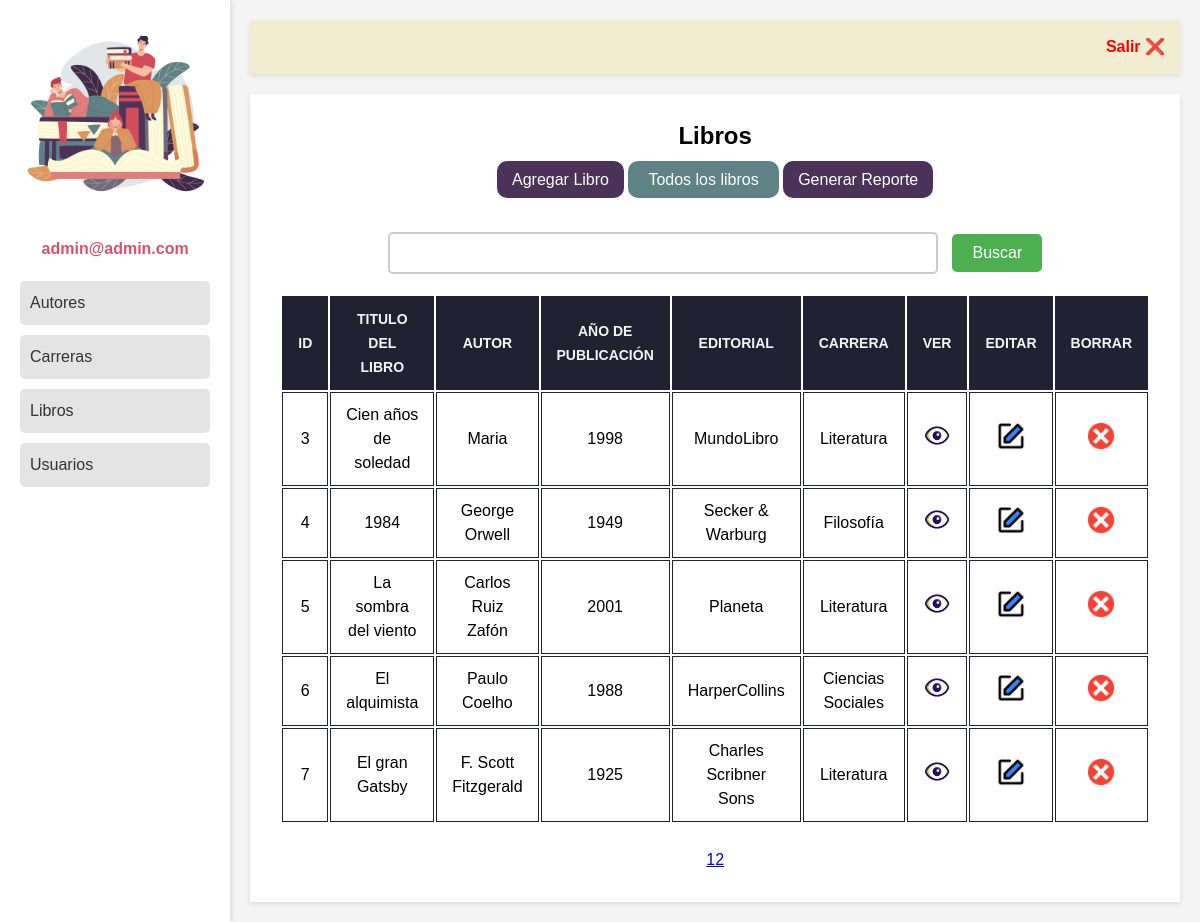
Page /libros.php (signed in) on the committed database.
### tables this page shows
CREATE TABLE `libros` (
  `ID_libro` int(5) NOT NULL,
  `titulo_libro` varchar(100) NOT NULL,
  `autor` int(10) NOT NULL,
  `anio` varchar(4) NOT NULL,
  `editorial` varchar(100) NOT NULL,
  `carrera` int(10) NOT NULL
);

CREATE TABLE `autores` (
  `ID_autor` int(11) NOT NULL,
  `nombre_autor` varchar(50) NOT NULL,
  `pais_autor` varchar(50) NOT NULL
);

CREATE TABLE `carreras` (
  `ID_carrera` int(10) NOT NULL,
  `nombre_carrera` varchar(50) NOT NULL
);

### libros.php (the view, shortened to what this page needs)
<!DOCTYPE html>
<html lang="es">
<head>
    <link rel="stylesheet" href="CSS/estilos.css">
</head>
<body>
    <div class="flex-container">
        <div class="sidebar">
            <?php
            include "utils/nav-bar.php"
            ?>
        </div>
        <div class="main-content">
            <header>
                <?php include "utils/header.php" ?>
            </header>
            <section class="dashboard">
                <div class="tittle-div">
                    <h1 class="title">Libros</h1>
                </div>
                <div class="btn">
                    <a class="add-user" href="agregar-libro.php">Agregar Libro</a>
                    <a class="btn-green" href="libros.php">Todos los libros</a>
                    <a class="add-user" href="reporte.php">Generar Reporte</a>
                </div>
                <div class="div-buscador">
                    <form action="libros.php" method="post">
                        <input class="buscador" type="text" name="buscar_titulo">
                        <button class="btn_buscar" name="buscar">Buscar</button>
                    </form>
                </div>
                <table class="tabla-usuarios">
                    <tr>
                        <th class="font-yellow">ID</th>
                        <th>titulo del libro</th>
                        <th>Autor</th>
                        <th>Año de publicación</th>
                        <th>Editorial</th>
                        <th>Carrera</th>
                        <th class="font-yellow">Ver</th>
                        <th class="font-yellow">Editar</th>
                        <th class="font-yello">Borrar</th>
                    </tr>
                    <?php
                    require "conn.php";
                    if (isset($_POST['buscar']) and $_POST['buscar_titulo']) {
                        $titulo = $_POST['buscar_titulo'];
                        $todos = "SELECT * FROM libros INNER JOIN autores ON libros.autor = autores.ID_autor
                            INNER JOIN carreras ON libros.carrera = carreras.ID_carrera WHERE titulo_libro Like '%$titulo%' ";
                        $resultado = mysqli_query($conectar, $todos);
                        while ($fila = $resultado->fetch_array()) {
                    ?>
                            <tr>
                                <td><?php echo $fila["ID_libro"] ?></td>
                                <td><?php echo $fila["titulo_libro"] ?></td>
                                <td><?php echo $fila["nombre_autor"] ?></td>
                                <td><?php echo $fila["anio"] ?></td>
                                <td><?php echo $fila["editorial"] ?></td>
                                <td><?php echo $fila["nombre_carrera"] ?></td>
                                <td><a href="ver-libro.php?id=<?php echo $fila["ID_libro"]; ?>"><img class="img-tabla" src="img/see-icon.png" alt=""></a></td>
                                <td><a href="editar-libro.php?id=<?php echo $fila["ID_libro"]; ?> "><img class="img-tabla" src="img/editar.png" alt=""></a></td>
                                <td><a href="#" onClick="validarDelete('eliminar.php?id=<?php echo $fila["ID_libro"]; ?>&tabla=libros')">
                                        <img class="img-tabla" src="img/eliminar.png" alt="">
                                    </a></td>
                            </tr>
                        <?php
                        }
                        if ($resultado->num_rows == 0) {
                        ?>
                            <tr>
                                <td class="alerta" colspan="9">NO HAY RESULTADOS</td>
                            </tr>
                    <?php
                        }
                    } else {
                        $por_pagina = 5;
                        if (isset($_GET['pagina'])) {
                            $pagina_actual = $_GET['pagina'];
                        } else {
                            $pagina_actual = 1;
                        }
                        $inicio = ($pagina_actual - 1) * $por_pagina;
                        $todos = "SELECT * FROM libros INNER JOIN autores ON libros.autor = autores.ID_autor
                        INNER JOIN carreras ON libros.carrera = carreras.ID_carrera LIMIT $inicio, $por_pagina";
                    $resultado = mysqli_query($conectar, $todos);
                    while ($fila = $resultado->fetch_array()) {
                ?>
                        <tr>
                            <td><?php echo $fila["ID_libro"] ?></td>
                            <td><?php echo $fila["titulo_libro"] ?></td>
                            <td><?php echo $fila["nombre_autor"] ?></td>
                            <td><?php echo $fila["anio"] ?></td>
                            <td><?php echo $fila["editorial"] ?></td>
                            <td><?php echo $fila["nombre_carrera"] ?></td>
                            <td><a href="ver-libro.php?id=<?php echo $fila["ID_libro"]; ?>"><img class="img-tabla" src="img/see-icon.png" alt=""></a></td>
                            <td><a href="editar-libro.php?id=<?php echo $fila["ID_libro"]; ?> "><img class="img-tabla" src="img/editar.png" alt=""></a></td>
                            <td><a href="#" onClick="validarDelete('eliminar.php?id=<?php echo $fila["ID_libro"]; ?>&tabla=libros')">
                                    <img class="img-tabla" src="img/eliminar.png" alt="">
                                </a></td>
                        </tr>
                    <?php
                    }
                    }
                    ?>
                </table>
<br>
                <div class="div-number">
                    <?php
                    $sql_total = "SELECT COUNT(*) as total FROM libros";
                    $resultado_total = mysqli_query($conectar, $sql_total);
                    $fila_total = $resultado_total -> fetch_assoc();
                    $total_registros = $fila_total['total'];
                    $total_paginas = ceil($total_registros / $por_pagina);
                    for ($i=1; $i <= $total_paginas ; $i++) {
                        echo "<a href='?paginas=$i'>$i</a>";
                    }
                    ?>
                </div>
            </section>
        </div>
    </div>
</body>
</html>

### CSS/estilos.css (style rules this page uses)
:root { --color1: #ccc; --colorWhite: #ffff; --colorBlack: #202131; --color2: #4A3259; --color3: #f2f4f6; --color4: #D9526B; --color5:#D98C5F; --color6: #5F8286; }
body { font-weight: 16px; line-height: 24px; }
* { margin: 0; padding: 0; box-sizing: border-box; font-family: Arial, Helvetica, sans-serif; }
.div-buscador { display: flex; justify-content: center; align-items: center; margin: 20px 0; }
.buscador { padding: 10px; font-size: 16px; border: 2px solid #ccc; border-radius: 5px; width: 550px; transition: all 0.3s ease; }
.btn_buscar { padding: 10px 20px; margin-left: 10px; font-size: 16px; background-color: #4CAF50; color: white; border: none; border-radius: 5px; cursor: pointer; transition: background-color 0.3s ease; }
.flex-container { display: flex; min-height: 100vh; background-color: #f4f4f4; }
.sidebar { width: 250px; background: var(--colorWhite); padding: 20px; box-shadow: 2px 0 5px rgba(0,0,0,0.1); }
.main-content { flex: 1; padding: 20px; }
.dashboard { display: flex; flex-direction: column; align-items: center; margin-top: 20px; background-color: var(--colorWhite); box-shadow: 0 2px 5px rgba(0,0,0,0.1); padding: 30px; }
.dashboard img { max-width: 100%; height: auto; }
.tabla-usuarios { width: 700px; font-family: Arial, Helvetica, sans-serif; background-color: var(--colorWhite); }
.tabla-usuarios th, td { padding: 10px 15px; border: 1px solid var(--colorBlack); text-align: center; }
.tabla-usuarios th { border-spacing: 5px; background-color: var(--colorBlack); color: var(--color3); text-transform: uppercase; font-size: 14px; font-weight: bold; text-align: center; }
.add-user { text-align: left; background-color: var(--color2); color: var(--colorWhite); border-radius: 10px; padding: 10px 15px; text-decoration: none; }
.img-tabla { width: 30px; text-align: center; }
.btn-green { background-color: var(--color6); color: white; padding: 10px 20px; border-radius: 10px; border: none; text-decoration: none; cursor: pointer; }
.btn { margin: 20px; text-align: left; align-items:end; }

### rows in the picture
libros: ID_libro "3", titulo_libro "Cien años de soledad", autor.nombre_autor "Maria", anio "1998", editorial "MundoLibro", carrera.nombre_carrera "Literatura"
libros: ID_libro "4", titulo_libro "1984", autor.nombre_autor "George Orwell", anio "1949", editorial "Secker & Warburg", carrera.nombre_carrera "Filosofía"
libros: ID_libro "5", titulo_libro "La sombra del viento", autor.nombre_autor "Carlos Ruiz Zafón", anio "2001", editorial "Planeta", carrera.nombre_carrera "Literatura"
libros: ID_libro "6", titulo_libro "El alquimista", autor.nombre_autor "Paulo Coelho", anio "1988", editorial "HarperCollins", carrera.nombre_carrera "Ciencias Sociales"
libros: ID_libro "7", titulo_libro "El gran Gatsby", autor.nombre_autor "F. Scott Fitzgerald", anio "1925", editorial "Charles Scribner Sons", carrera.nombre_carrera "Literatura"

### other values in the picture
$_SESSION["username"] "admin@admin.com"
